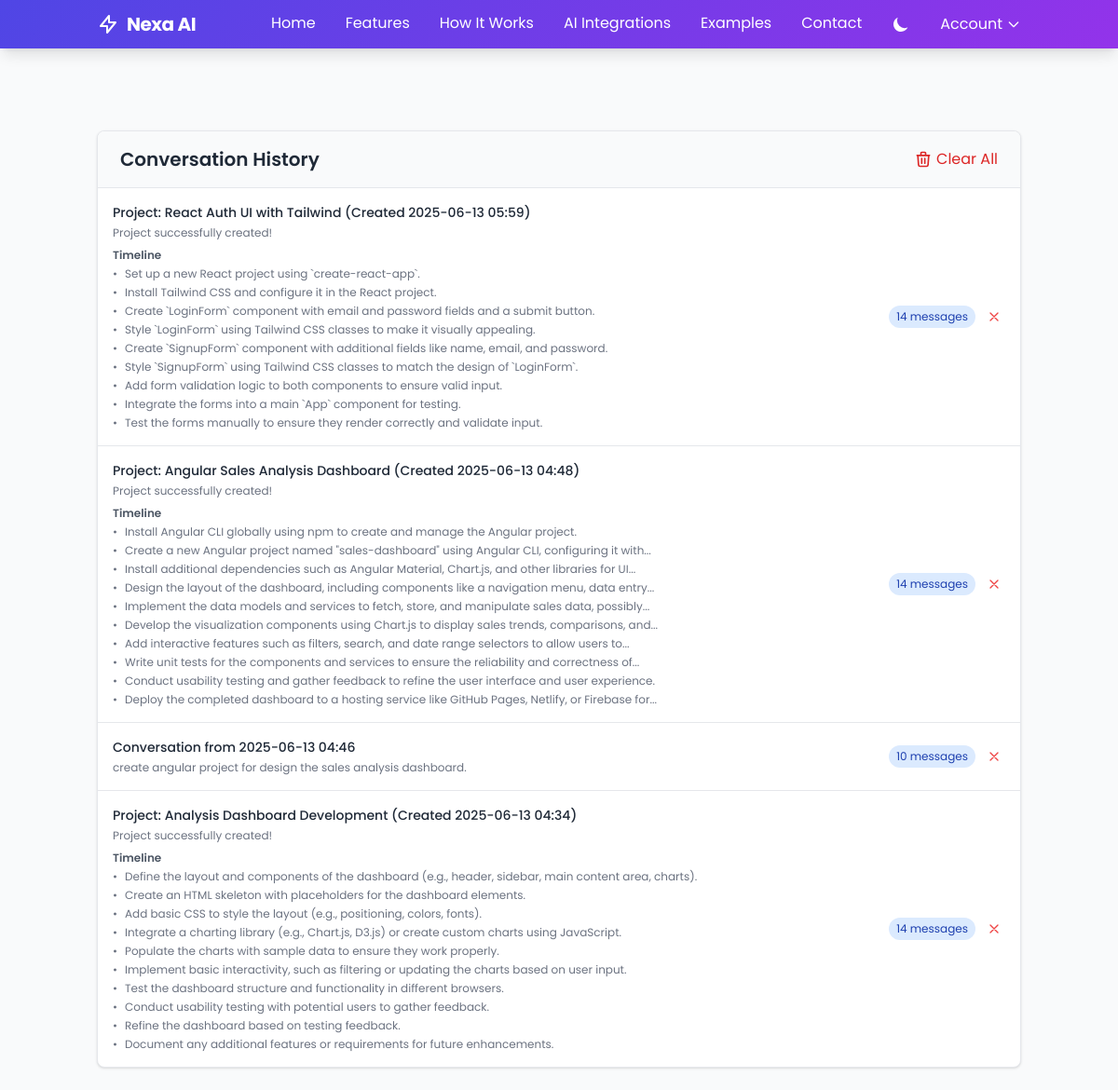
Before: /history (signed in) with the older database file.
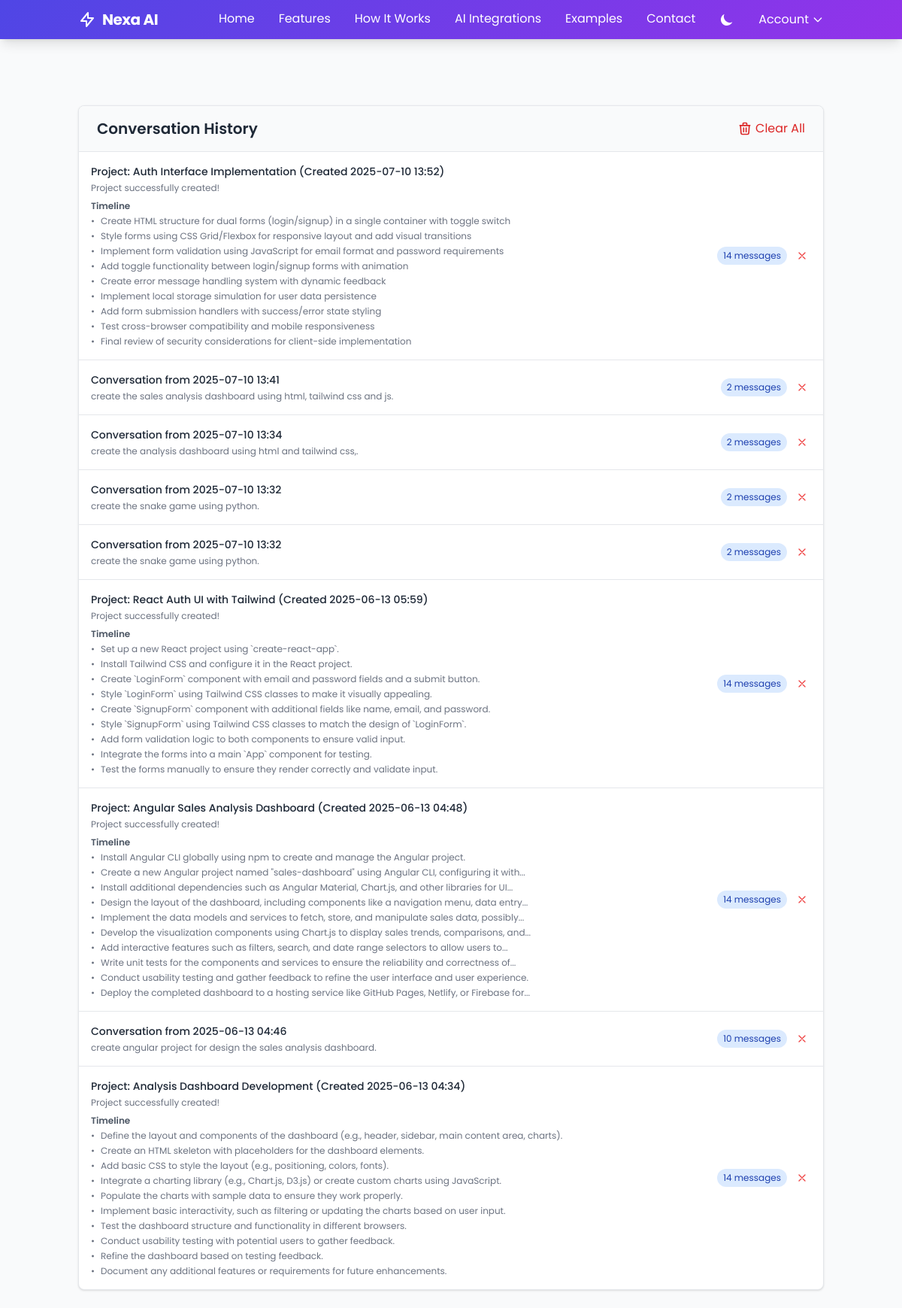
After: the same page with the newer database file.
### app.py (models this page shows)
class Conversation(db.Model):
    id = db.Column(db.Integer, primary_key=True)
    user_id = db.Column(db.Integer, db.ForeignKey('user.id'), nullable=False)
    timestamp = db.Column(db.DateTime, nullable=False, default=datetime.utcnow)
    messages = db.Column(db.JSON, nullable=False)
    project_name = db.Column(db.String(100), nullable=True)
    project_plan = db.Column(db.JSON, nullable=True)

### app.py (the view)
@app.route('/history')
@login_required
def history():
    try:
        conversations = Conversation.query.filter_by(user_id=current_user.id).order_by(Conversation.timestamp.desc()).all()
        return render_template('history.html', history_items=conversations)
    except Exception as e:
        flash(f'Error loading history: {str(e)}', 'error')
        return render_template('history.html', history_items=[])

### app.py (called while the page is built)
@login_manager.user_loader
def load_user(user_id):
    try:
        return db.session.get(User, int(user_id))
    except ValueError:
        session.pop('_user_id', None)
        return None

### templates/history.html (shortened to what this page needs)
{% extends "base.html" %}
{% block content %}
<div class="container mx-auto px-4 py-6">
    <div class="bg-white dark:bg-gray-800 rounded-lg shadow overflow-hidden border border-gray-200 dark:border-gray-700">
        <div class="bg-gray-50 dark:bg-gray-700 px-6 py-4 border-b border-gray-200 dark:border-gray-600">
            <div class="flex items-center justify-between">
                <h2 class="text-xl font-semibold text-gray-800 dark:text-white">Conversation History</h2>
                <button id="clear-all-history" class="text-red-600 dark:text-red-400 hover:text-red-800 dark:hover:text-red-300 flex items-center">
                    Clear All
                </button>
            </div>
        </div>
        <div class="divide-y divide-gray-200 dark:divide-gray-700">
            {% if history_items %}
                {% for conversation in history_items %}
                <div class="history-item p-4 hover:bg-gray-50 dark:hover:bg-gray-700 transition-colors cursor-pointer flex justify-between items-center"
                     data-id="{{ conversation.id }}">
                    <div class="flex-1 min-w-0">
                        {% if conversation.project_name %}
                        <h3 class="text-sm font-medium text-gray-800 dark:text-gray-200 truncate">
                            Project: {{ conversation.project_name }} (Created {{ conversation.timestamp.strftime('%Y-%m-%d %H:%M') }})
                        </h3>
                        <p class="text-xs text-gray-500 dark:text-gray-400 mt-1">
                            {{ conversation.messages | selectattr('type', 'equalto', 'project') | map(attribute='content') | first | default('Project created') }}
                        </p>
                        {% if conversation.project_plan and conversation.project_plan.plans %}
                        <div class="mt-2">
                            <h4 class="text-xs font-semibold text-gray-600 dark:text-gray-300">Timeline</h4>
                            <ul class="mt-1 space-y-1">
                                {% for step, description in conversation.project_plan.plans.items() %}
                                <li class="flex items-start text-xs text-gray-500 dark:text-gray-400">
                                    <span class="mr-2">•</span>
                                    <span>{{ description | truncate(100) }}</span>
                                </li>
                                {% endfor %}
                            </ul>
                        </div>
                        {% endif %}
                        {% else %}
                        <h3 class="text-sm font-medium text-gray-800 dark:text-gray-200 truncate">
                            Conversation from {{ conversation.timestamp.strftime('%Y-%m-%d %H:%M') }}
                        </h3>
                        <p class="text-xs text-gray-500 dark:text-gray-400 truncate mt-1">
                            {{ conversation.messages[0].content[:100] }}{% if conversation.messages[0].content|length > 100 %}...{% endif %}
                        </p>
                        {% endif %}
                    </div>
                    <div class="flex items-center space-x-2">
                        <span class="text-xs bg-blue-100 dark:bg-blue-900 text-blue-800 dark:text-blue-200 px-2 py-1 rounded-full">
                            {{ conversation.messages|length }} messages
                        </span>
                        <button class="delete-history p-1 rounded-full hover:bg-red-100 dark:hover:bg-red-900 transition-colors" data-id="{{ conversation.id }}">
                            <svg xmlns="http://www.w3.org/2000/svg" class="h-4 w-4 text-red-500 dark:text-red-400" fill="none" viewBox="0 0 24 24" stroke="currentColor">
                                <path stroke-linecap="round" stroke-linejoin="round" stroke-width="2" d="M6 18L18 6M6 6l12 12" />
                            </svg>
                        </button>
                    </div>
                </div>
                {% endfor %}
            {% endif %}
        </div>
    </div>
</div>
{% endblock %}

### templates/base.html (shortened to what this page needs)
<!DOCTYPE html>
<html lang="en">
<head>
    <script src="https://cdn.tailwindcss.com"></script>
</head>
<body class="bg-gray-50 text-gray-900 dark:bg-gray-900 dark:text-gray-200">
    <nav class="gradient-bg text-white shadow-lg sticky top-0 z-50">
        <div class="container mx-auto px-4 py-3 flex justify-between items-center">
            <a href="{{ url_for('index') }}" class="text-xl font-bold tracking-tight flex items-center" aria-label="Nexa AI Home">
                <svg class="w-6 h-6 mr-2" fill="none" stroke="currentColor" viewBox="0 0 24 24" xmlns="http://www.w3.org/2000/svg">
                    <path stroke-linecap="round" stroke-linejoin="round" stroke-width="2" d="M13 10V3L4 14h7v7l9-11h-7z"></path>
                </svg>
                Nexa AI
            </a>
            <div class="hidden md:flex items-center space-x-8">
                <a href="{{ url_for('index') }}" class="nav-link text-white hover:text-gray-200" aria-label="Home">Home</a>
                <a href="{{ url_for('features') }}" class="nav-link text-white hover:text-gray-200" aria-label="Features">Features</a>
                <a href="{{ url_for('how_its_works') }}" class="nav-link text-white hover:text-gray-200" aria-label="How It Works">How It Works</a>
                <a href="{{ url_for('integrations') }}" class="nav-link text-white hover:text-gray-200" aria-label="AI Integrations">AI Integrations</a>
                <a href="{{ url_for('examples') }}" class="nav-link text-white hover:text-gray-200" aria-label="Examples">Examples</a>
                <a href="{{ url_for('contact') }}" class="nav-link text-white hover:text-gray-200" aria-label="Contact">Contact</a>
                <button id="theme-toggle" type="button" class="text-white hover:text-gray-200 focus:outline-none" aria-label="Toggle Dark Mode">
                    <svg id="theme-toggle-dark-icon" class="w-5 h-5" fill="currentColor" viewBox="0 0 20 20" xmlns="http://www.w3.org/2000/svg">
                        <path d="M17.293 13.293A8 8 0 016.707 2.707a8.001 8.001 0 1010.586 10.586z"></path>
                    </svg>
                </button>
                {% if current_user.is_authenticated %}
                    <div class="ml-4 relative">
                        <button id="account-btn" type="button" class="flex items-center space-x-1 text-white focus:outline-none hover:text-gray-200 transition-colors" aria-label="Account Menu">
                            <span>Account</span>
                            <svg class="w-4 h-4" fill="none" stroke="currentColor" viewBox="0 0 24 24" xmlns="http://www.w3.org/2000/svg">
                                <path stroke-linecap="round" stroke-linejoin="round" stroke-width="2" d="M19 9l-7 7-7-7"></path>
                            </svg>
                        </button>
                    </div>
                {% endif %}
            </div>
        </div>
    </nav>
    <main class="container mx-auto pt-16">
        {% block content %}{% endblock %}
    </main>
</body>
</html>

### templates/base.html (style rules this page uses)
body { font-family: 'Poppins', sans-serif; min-height: 100vh; display: flex; flex-direction: column; transition: background-color 0.3s ease, color 0.3s ease; }
.gradient-bg { background: linear-gradient(135deg, #4F46E5, #9333EA); }
.container { flex: 1; }
.nav-link { position: relative; padding-bottom: 2px; }
.nav-link:after { content: ''; position: absolute; width: 0; height: 2px; bottom: 0; left: 0; background-color: white; transition: width 0.3s ease; }
.transition-colors { transition-property: background-color, border-color, color, fill, stroke; transition-timing-function: cubic-bezier(0.4, 0, 0.2, 1); transition-duration: 300ms; }

### templates/history.html (style rules this page uses)
.history-item { transition: all 0.2s ease; }

Changed rows visible on the page:
added Conversation: project_name "Auth Interface Implementation", timestamp "2025-07-10 13:52", messages|selectattr "Project successfully created!", description "Create HTML structure for dual forms (login/signup) in a single container with toggle switch" "Style forms using CSS Grid/Flexbox for responsive layout and add visual transitions" "Implement form validation using JavaScript for email format and password requirements" "Add toggle functionality between login/signup forms with animation" "Create error message handling system with dynamic feedback" "Implement local storage simulation for user data persistence" "Add form submission handlers with success/error state styling" "Test cross-browser compatibility and mobile responsiveness" "Final review of security considerations for client-side implementation", messages|length "14"
added Conversation: timestamp "2025-07-10 13:41", messages "create the sales analysis dashboard using html, tailwind css and js.", messages|length "2"
added Conversation: timestamp "2025-07-10 13:34", messages "create the analysis dashboard using html and tailwind css,.", messages|length "2"
added Conversation: timestamp "2025-07-10 13:32", messages "create the snake game using python.", messages|length "2"
added Conversation: timestamp "2025-07-10 13:32", messages "create the snake game using python.", messages|length "2"
